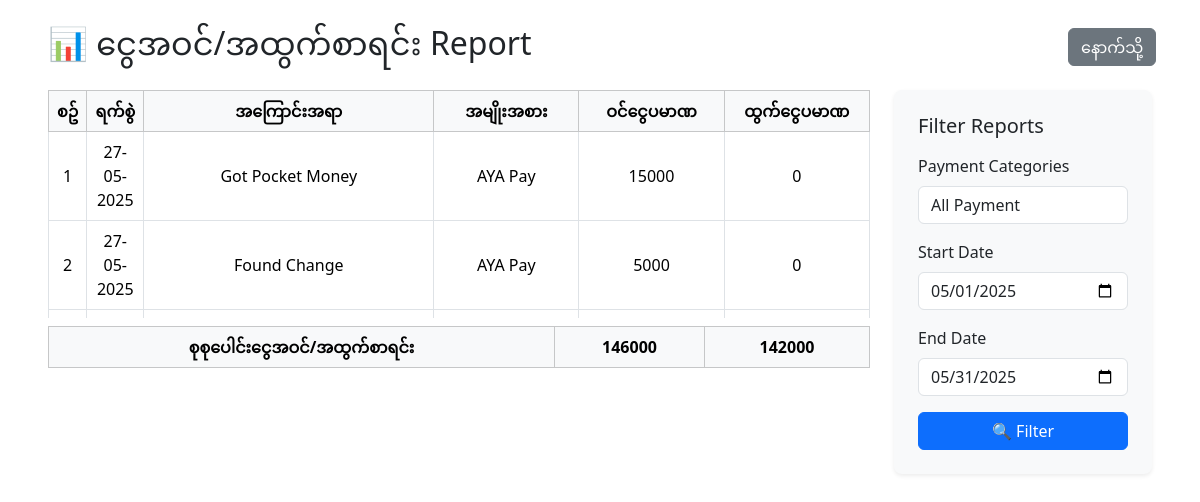
/report.php?report=total_cash_in_out, run on the app's committed database.
### tables this page shows
CREATE TABLE `cashbook` (
  `id` int(11) NOT NULL,
  `date` date NOT NULL,
  `description` text NOT NULL,
  `in_amt` int(11) NOT NULL,
  `out_amt` int(11) NOT NULL,
  `balance` int(11) NOT NULL,
  `category_id` int(11) NOT NULL,
  `created_at` timestamp NOT NULL DEFAULT current_timestamp() ON UPDATE current_timestamp()
);

CREATE TABLE `payment_categories` (
  `id` int(11) NOT NULL,
  `name` varchar(100) NOT NULL,
  `image` varchar(255) NOT NULL
);

### report.php (the view, shortened to what this page needs)
<?php include 'connect.php'; ?>
<div class="mx-5 py-4">
  <div class="mb-4 d-flex">
    <div class="col-11">
      <h2 class="mb-0">
        📊
        <?php
            if($_GET['report'] == 'cash_in_percentage'){
                echo "ငွေသွင်းဝန်ဆောင်ခ";
            } elseif($_GET['report'] == 'cash_out_percentage'){
                echo "ငွေထုတ်ဝန်ဆောင်ခ";
            } elseif($_GET['report'] == 'total_cash_in'){
                echo "ငွေဝင်စာရင်း";
            } elseif($_GET['report'] == 'total_cash_out'){
                echo "ထွက်ငွေစာရင်း";
            } elseif($_GET['report'] == 'total_cash_in_out'){
                echo "ငွေအဝင်/အထွက်စာရင်း";
            } elseif($_GET['report'] == 'balance'){
                echo "လက်ကျန်ငွေစာရင်း";
            }
        ?>
        Report
      </h2>
    </div>
    <div class="col">
      <a href="index.php"><button type="button" name="button" class="btn btn-secondary mt-1 ms-2">နောက်သို့</button></a>
    </div>
  </div>
  <div class="row">
    <div class="col-lg-9 mb-4">
    <?php
      if($_GET['report'] == 'cash_in_percentage'){
        if(isset($_POST['filter']) && !empty($_POST['start_date']) && !empty($_POST['end_date']) && !empty($_POST['payment_category'])){
          $start_date = $_POST['start_date'];
          $end_date = $_POST['end_date'];
          $payment_category = $_POST['payment_category'];
          $cash_in_percentagestmt = $pdo->prepare("SELECT * FROM cashbook WHERE in_amt != 0 AND date BETWEEN '$start_date' AND '$end_date' AND category_id='$payment_category'");
        }elseif(isset($_POST['filter']) && !empty($_POST['start_date']) && !empty($_POST['end_date'])){
          $start_date = $_POST['start_date'];
          $end_date = $_POST['end_date'];
          $cash_in_percentagestmt = $pdo->prepare("SELECT * FROM cashbook WHERE in_amt != 0 AND date BETWEEN '$start_date' AND '$end_date'");
        }elseif(isset($_POST['filter']) && !empty($_POST['payment_category'])){
          $payment_category = $_POST['payment_category'];
          $cash_in_percentagestmt = $pdo->prepare("SELECT * FROM cashbook WHERE in_amt != 0 AND category_id='$payment_category'");
        }else{
          $cash_in_percentagestmt = $pdo->prepare("SELECT * FROM cashbook WHERE in_amt != 0");
        }
        $cash_in_percentagestmt->execute();
        $cash_in_percentagedatas = $cash_in_percentagestmt->fetchAll();
    ?>
    <div class="table-responsive scroll mb-3">
        <table class="table table-bordered table-hover align-middle">
          <thead class="table-light sticky-top">
            <tr>
                <th class="text-center">စဥ်</th>
                <th class="text-center">ရက်စွဲ</th>
                <th class="text-center" style="width: 200px;">အမျိုးအစား</th>
                <th class="text-center">အဝင်ငွေပမာဏ</th>
                <th class="text-center">ဝန်ဆောင်ခ ( % ) </th>
                <th class="text-center">ဝန်ဆောင်ခပမာဏ</th>
            </tr>
          </thead>
          <tbody>
            <?php
            $no = 1;
            foreach($cash_in_percentagedatas as $cash_in_percentagedata){
                $id = $cash_in_percentagedata['id'];
                $payment_category = $cash_in_percentagedata['category_id'];
                $percentagestmt = $pdo->prepare("SELECT * FROM percentage WHERE cash_id = '$id'");
                $percentagestmt->execute();
                $percentagedatas = $percentagestmt->fetch(PDO::FETCH_ASSOC);
                $paymentstmt = $pdo->prepare("SELECT * FROM payment_categories WHERE id='$payment_category'");
                $paymentstmt->execute();
                $paymentdatas = $paymentstmt->fetch(PDO::FETCH_ASSOC);
            ?>
            <tr>
              <td class="text-center"><?php echo $no; ?></td>
              <td class="text-center"><?php echo date('d-m-Y', strtotime($cash_in_percentagedata['date'])) ?></td>
              <td class="text-center"><?php echo $paymentdatas['name']; ?></td>
              <td class="text-center"><?php echo $cash_in_percentagedata['in_amt']; ?></td>
              <td class="text-center"><?php echo $percentagedatas['percentage']; ?></td>
              <td class="text-center" style="width: 150px;"><?php echo $percentagedatas['percentage_amt']; ?></td>
            </tr>
            <?php
            $no++;
            }
            ?>
          </tbody>
        </table>
      </div>
        <?php
          if(isset($_POST['filter']) && !empty($_POST['start_date']) && !empty($_POST['end_date']) && !empty($_POST['payment_category'])){
            $start_date = $_POST['start_date'];
            $end_date = $_POST['end_date'];
            $payment_category = $_POST['payment_category'];
            $total_percentagestmt = $pdo->prepare("SELECT SUM(percentage_amt) AS total_percentage_amt FROM percentage WHERE inorout = 'in' AND date BETWEEN '$start_date' AND '$end_date' AND category_id='$payment_category'");
          }elseif(isset($_POST['filter']) && !empty($_POST['start_date']) && !empty($_POST['end_date'])){
            $start_date = $_POST['start_date'];
            $end_date = $_POST['end_date'];
            $total_percentagestmt = $pdo->prepare("SELECT SUM(percentage_amt) AS total_percentage_amt FROM percentage WHERE inorout = 'in' AND date BETWEEN '$start_date' AND '$end_date'");
          }elseif(isset($_POST['filter']) && !empty($_POST['payment_category'])){
            $payment_category = $_POST['payment_category'];
            $total_percentagestmt = $pdo->prepare("SELECT SUM(percentage_amt) AS total_percentage_amt FROM percentage WHERE inorout = 'in' AND category_id='$payment_category'");
          }else{
            $total_percentagestmt = $pdo->prepare("SELECT SUM(percentage_amt) AS total_percentage_amt FROM percentage WHERE inorout = 'in'");
          }
            $total_percentagestmt->execute();
            $total_percentagedatas = $total_percentagestmt->fetch(PDO::FETCH_ASSOC);
        ?>
        <table class="table table-bordered table-hover align-middle">
          <thead class="table-light">
            <tr>
                <th class="text-center">စုစုပေါင်းငွေသွင်းဝန်ဆောင်ခ</th>
                <th class="text-center" style="width: 165px;"><?php echo $total_percentagedatas['total_percentage_amt']; ?></th>
            </tr>
          </thead>
        </table>
    <?php
      }elseif($_GET['report'] == 'total_cash_in_out'){
          if(isset($_POST['filter']) && !empty($_POST['start_date']) && !empty($_POST['end_date']) && !empty($_POST['payment_category'])){
            $start_date = $_POST['start_date'];
            $end_date = $_POST['end_date'];
            $payment_category = $_POST['payment_category'];
            $cash_in_outstmt = $pdo->prepare("SELECT * FROM cashbook WHERE date BETWEEN '$start_date' AND '$end_date' AND category_id='$payment_category'");
          }elseif(isset($_POST['filter']) && !empty($_POST['start_date']) && !empty($_POST['end_date'])){
            $start_date = $_POST['start_date'];
            $end_date = $_POST['end_date'];
            $cash_in_outstmt = $pdo->prepare("SELECT * FROM cashbook WHERE date BETWEEN '$start_date' AND '$end_date'");
          }elseif(isset($_POST['filter']) && !empty($_POST['payment_category'])){
            $payment_category = $_POST['payment_category'];
            $cash_in_outstmt = $pdo->prepare("SELECT * FROM cashbook WHERE category_id='$payment_category'");
          }else{
            $cash_in_outstmt = $pdo->prepare("SELECT * FROM cashbook");
          }
          $cash_in_outstmt->execute();
          $cash_in_outdatas = $cash_in_outstmt->fetchall();
        ?>
        <div class="table-responsive scroll mb-2">
        <table class="table table-bordered table-hover align-middle">
          <thead class="table-light sticky-top">
            <tr>
                <th class="text-center">စဥ်</th>
                <th class="text-center">ရက်စွဲ</th>
                <th class="text-center" style="width: 300px;">အကြောင်းအရာ</th>
                <th class="text-center" style="width: 150px;">အမျိုးအစား</th>
                <th class="text-center" style="width: 150px;">ဝင်ငွေပမာဏ</th>
                <th class="text-center" style="width: 150px;">ထွက်ငွေပမာဏ</th>
            </tr>
          </thead>
          <tbody>
            <?php
            $no = 1;
            foreach($cash_in_outdatas as $cash_in_outdata){
                $payment_category = $cash_in_outdata['category_id'];
                $paymentstmt = $pdo->prepare("SELECT * FROM payment_categories WHERE id='$payment_category'");
                $paymentstmt->execute();
                $paymentdatas = $paymentstmt->fetch(PDO::FETCH_ASSOC);
            ?>
            <tr>
              <td class="text-center"><?php echo $no; ?></td>
              <td class="text-center"><?php echo date('d-m-Y', strtotime($cash_in_outdata['date'])) ?></td>
              <td class="text-center"><?php echo $cash_in_outdata['description']; ?></td>
              <td class="text-center"><?php echo $paymentdatas['name']; ?></td>
              <td class="text-center"><?php echo $cash_in_outdata['in_amt']; ?></td>
              <td class="text-center"><?php echo $cash_in_outdata['out_amt']; ?></td>
            </tr>
            <?php
            $no++;
            }
            ?>
          </tbody>
        </table>
      </div>
        <?php
          if(isset($_POST['filter']) && !empty($_POST['start_date']) && !empty($_POST['end_date']) && !empty($_POST['payment_category'])){
            $start_date = $_POST['start_date'];
            $end_date = $_POST['end_date'];
            $payment_category = $_POST['payment_category'];
            $total_cash_instmt = $pdo->prepare("SELECT SUM(in_amt) AS total_in_amt FROM cashbook WHERE in_amt != 0 AND date BETWEEN '$start_date' AND '$end_date' AND category_id='$payment_category'");
            $total_cash_outstmt = $pdo->prepare("SELECT SUM(out_amt) AS total_out_amt FROM cashbook WHERE out_amt != 0 AND date BETWEEN '$start_date' AND '$end_date' AND category_id='$payment_category'");
          }else{
            $total_cash_instmt = $pdo->prepare("SELECT SUM(in_amt) AS total_in_amt FROM cashbook WHERE in_amt != 0");
            $total_cash_outstmt = $pdo->prepare("SELECT SUM(out_amt) AS total_out_amt FROM cashbook WHERE out_amt != 0");
          }
            $total_cash_instmt->execute();
            $total_cash_indatas = $total_cash_instmt->fetch(PDO::FETCH_ASSOC);
            $total_cash_outstmt->execute();
            $total_cash_outdatas = $total_cash_outstmt->fetch(PDO::FETCH_ASSOC);
        ?>
        <table class="table table-bordered table-hover align-middle">
          <thead class="table-light">
            <tr>
                <th class="text-center">စုစုပေါင်းငွေအဝင်/အထွက်စာရင်း</th>
                <th class="text-center" style="width: 150px;"><?php echo $total_cash_indatas['total_in_amt']; ?></th>
                <th class="text-center" style="width: 165px;"><?php echo $total_cash_outdatas['total_out_amt']; ?></th>
            </tr>
          </thead>
        </table>
      <?php
      }
      ?>
    </div>
    <div class="col-lg-3">
      <div class="bg-light rounded-3 p-4 shadow-sm">
        <h5 class="mb-3">Filter Reports</h5>
        <form method="post" class="d-flex flex-column gap-3">
          <div>
            <label for="startDate" class="form-label">Payment Categories</label>
            <select name="payment_category" id="" class="form-control">
            <option value="">All Payment</option>
            </select>
          </div>
          <div>
            <label for="startDate" class="form-label">Start Date</label>
            <input type="date" id="startDate" name="start_date" class="form-control" value="<?php if(!empty($_SESSION['start_date'])){ echo $_SESSION['start_date']; }else{ echo $_SESSION['default_start_date']; } ?>">
          </div>
          <div>
            <label for="endDate" class="form-label">End Date</label>
            <input type="date" id="endDate" name="end_date" class="form-control" value="<?php if(!empty($_SESSION['end_date'])){ echo $_SESSION['end_date']; }else{ echo $_SESSION['default_end_date']; } ?>">
          </div>
          <div>
            <button type="submit" class="btn btn-primary w-100" name="filter">🔍 Filter</button>
          </div>
        </form>
      </div>
    </div>
  </div>
</div>
<?php include 'footer.php'; ?>

### connect.php (style rules this page uses)
.scroll { overflow-y: auto; height: 228px; }

### data on the page
cashbook: date "27-05-2025", description "Got Pocket Money", payment_categories.name "AYA Pay", in_amt "15000", out_amt "0"
cashbook: date "27-05-2025", description "Found Change", payment_categories.name "AYA Pay", in_amt "5000", out_amt "0"

### other printed values
$total_cash_indatas['total_in_amt'] "146000"
$total_cash_outdatas['total_out_amt'] "142000"
